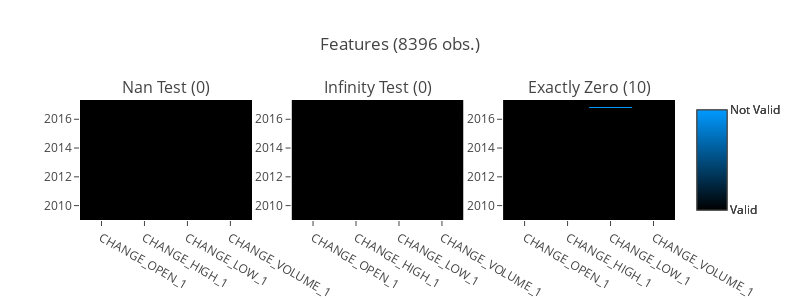
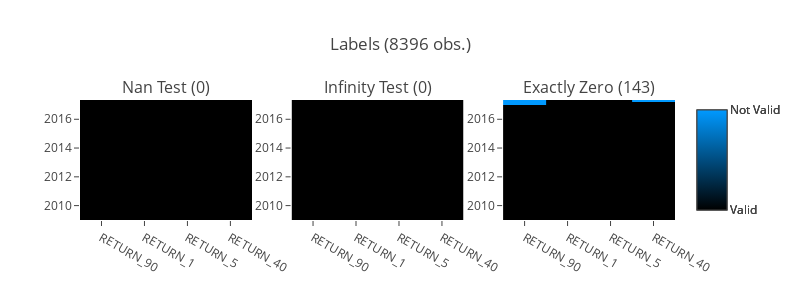

Here is the notebook cell these charts were saved with, in order:
### Code cell
plot_naninfzero_test(features_df,"Features")
plot_naninfzero_test(labels_df,"Labels")

### Figure 1 — Plotly figure (JSON) as saved in the notebook; plotly's stock layout.template omitted (floating-point values rounded to 4 significant figures; data arrays with more than 128 entries replaced by an {"elided": "..."} marker saying what was removed)
{"data": [{"colorbar": {"tickmode": "array", "ticktext": ["Not Valid", "Valid"], "tickvals": [1, 0]}, "colorscale": [[0, "rgb(0,0,0)"], [1, "#0099ff"]], "type": "heatmap", "x": ["CHANGE_OPEN_1", "CHANGE_HIGH_1", "CHANGE_LOW_1", "CHANGE_VOLUME_1"], "xaxis": "x1", "y": {"elided": "2099 str values"}, "yaxis": "y1", "z": {"elided": "2099x4 int values"}, "zmax": 1, "zmin": 0}, {"colorbar": {"tickmode": "array", "ticktext": ["Not Valid", "Valid"], "tickvals": [1, 0]}, "colorscale": [[0, "rgb(0,0,0)"], [1, "#0099ff"]], "type": "heatmap", "x": ["CHANGE_OPEN_1", "CHANGE_HIGH_1", "CHANGE_LOW_1", "CHANGE_VOLUME_1"], "xaxis": "x2", "y": {"elided": "2099 str values"}, "yaxis": "y2", "z": {"elided": "2099x4 int values"}, "zmax": 1, "zmin": 0}, {"colorbar": {"tickmode": "array", "ticktext": ["Not Valid", "Valid"], "tickvals": [1, 0]}, "colorscale": [[0, "rgb(0,0,0)"], [1, "#0099ff"]], "type": "heatmap", "x": ["CHANGE_OPEN_1", "CHANGE_HIGH_1", "CHANGE_LOW_1", "CHANGE_VOLUME_1"], "xaxis": "x3", "y": {"elided": "2099 str values"}, "yaxis": "y3", "z": {"elided": "2099x4 int values"}, "zmax": 1, "zmin": 0}], "layout": {"annotations": [{"font": {"size": 16}, "showarrow": false, "text": "Nan Test (0)", "x": 0.1444, "xanchor": "center", "xref": "paper", "y": 1, "yanchor": "bottom", "yref": "paper"}, {"font": {"size": 16}, "showarrow": false, "text": "Infinity Test (0)", "x": 0.5, "xanchor": "center", "xref": "paper", "y": 1, "yanchor": "bottom", "yref": "paper"}, {"font": {"size": 16}, "showarrow": false, "text": "Exactly Zero (10)", "x": 0.8556, "xanchor": "center", "xref": "paper", "y": 1, "yanchor": "bottom", "yref": "paper"}], "height": 300, "title": "Features (8396 obs.)", "width": 800, "xaxis1": {"anchor": "y1", "domain": [0, 0.2889]}, "xaxis2": {"anchor": "y2", "domain": [0.3556, 0.6444]}, "xaxis3": {"anchor": "y3", "domain": [0.7111, 1]}, "yaxis1": {"anchor": "x1", "domain": [0, 1]}, "yaxis2": {"anchor": "x2", "domain": [0, 1]}, "yaxis3": {"anchor": "x3", "domain": [0, 1]}}}

### Figure 2 — Plotly figure (JSON) as saved in the notebook; plotly's stock layout.template omitted (floating-point values rounded to 4 significant figures; data arrays with more than 128 entries replaced by an {"elided": "..."} marker saying what was removed)
{"data": [{"colorbar": {"tickmode": "array", "ticktext": ["Not Valid", "Valid"], "tickvals": [1, 0]}, "colorscale": [[0, "rgb(0,0,0)"], [1, "#0099ff"]], "type": "heatmap", "x": ["RETURN_90", "RETURN_1", "RETURN_5", "RETURN_40"], "xaxis": "x1", "y": {"elided": "2099 str values"}, "yaxis": "y1", "z": {"elided": "2099x4 int values"}, "zmax": 1, "zmin": 0}, {"colorbar": {"tickmode": "array", "ticktext": ["Not Valid", "Valid"], "tickvals": [1, 0]}, "colorscale": [[0, "rgb(0,0,0)"], [1, "#0099ff"]], "type": "heatmap", "x": ["RETURN_90", "RETURN_1", "RETURN_5", "RETURN_40"], "xaxis": "x2", "y": {"elided": "2099 str values"}, "yaxis": "y2", "z": {"elided": "2099x4 int values"}, "zmax": 1, "zmin": 0}, {"colorbar": {"tickmode": "array", "ticktext": ["Not Valid", "Valid"], "tickvals": [1, 0]}, "colorscale": [[0, "rgb(0,0,0)"], [1, "#0099ff"]], "type": "heatmap", "x": ["RETURN_90", "RETURN_1", "RETURN_5", "RETURN_40"], "xaxis": "x3", "y": {"elided": "2099 str values"}, "yaxis": "y3", "z": {"elided": "2099x4 int values"}, "zmax": 1, "zmin": 0}], "layout": {"annotations": [{"font": {"size": 16}, "showarrow": false, "text": "Nan Test (0)", "x": 0.1444, "xanchor": "center", "xref": "paper", "y": 1, "yanchor": "bottom", "yref": "paper"}, {"font": {"size": 16}, "showarrow": false, "text": "Infinity Test (0)", "x": 0.5, "xanchor": "center", "xref": "paper", "y": 1, "yanchor": "bottom", "yref": "paper"}, {"font": {"size": 16}, "showarrow": false, "text": "Exactly Zero (143)", "x": 0.8556, "xanchor": "center", "xref": "paper", "y": 1, "yanchor": "bottom", "yref": "paper"}], "height": 300, "title": "Labels (8396 obs.)", "width": 800, "xaxis1": {"anchor": "y1", "domain": [0, 0.2889]}, "xaxis2": {"anchor": "y2", "domain": [0.3556, 0.6444]}, "xaxis3": {"anchor": "y3", "domain": [0.7111, 1]}, "yaxis1": {"anchor": "x1", "domain": [0, 1]}, "yaxis2": {"anchor": "x2", "domain": [0, 1]}, "yaxis3": {"anchor": "x3", "domain": [0, 1]}}}
